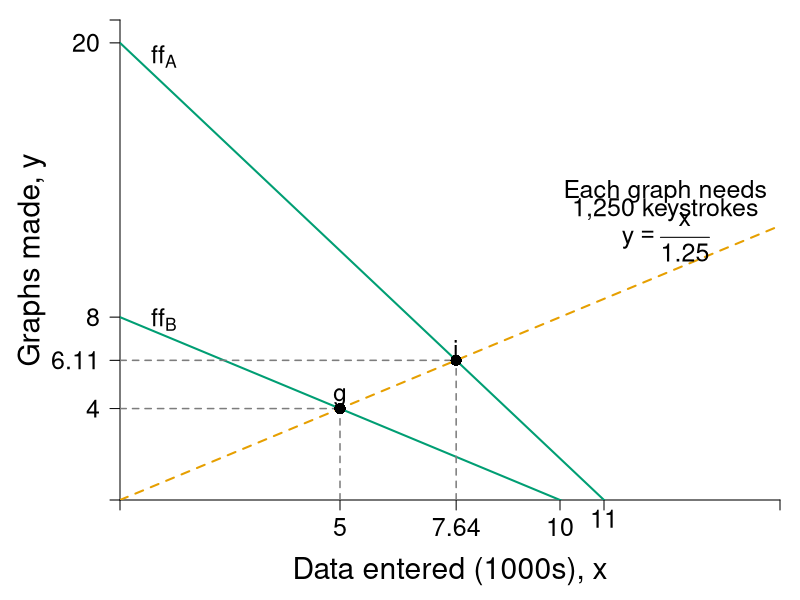

Source code (R):
#Graph Designer: Simon Halliday + Scott Cohn
#Authors: Bowles and Halliday
#Title: Coordination, Conflict and Competition: A Text in Microeconomics

require(shape)
pdf(file = "specprodexch/data_entered_initial.pdf", width = 8, height = 8)

#Set parameters for graphics
pointsize <- 1.8
axislabelsize <- 1.8
labelsize <- 1.5
namesize <- 1.8
annotatesize <- 1.5
graphlinewidth <- 2
segmentlinewidth <- 1.5

COL <- c("#7fc97f", "#beaed4", "#fdc086", "#ffff99", "#386cb0", "#f0027f", "#bf5b17", "#666666")
COLA <- c("#e0f3db", "#99d8c9","#66c2a4","#41ae76", "#238b45", "#005824")
COLB <- c("#4eb3d3", "#2b8cbe", "#0868ac","#084081")
grays <- gray.colors(25, start = 1, end = 0)
CBCols <- c("#009E73","#0072B2","#E69F00")


ffA <- function(x, yintA = 20, sA = 20/11) {
  yintA - sA*x
}

ffB <- function(x, yintB = 8, sB = 8/10) {
  yintB - sB*x
}

exchange <- function(x, slope = 1/1.25) {
  slope*x
}

priceA <- function(x, pintA = 20, psA = 1.45) {
  pintA - psA*x
}

priceB <- function(x, pintB = 14.5, psB = 1.45) {
  pintB - psB*x
}

#Edited the margins to cater for the larger LHS labels
par(mar =  c(5, 6, 1, 1))

xlims <- c(0, 15)
ylims <- c(0, 21)

npts <- 501 
x <- seq(xlims[1], xlims[2], length.out = npts)
y <- seq(ylims[1], ylims[2], length.out = npts) 
a <- c(3.25, 5.25, 7.25)

plot(0, 0, xlim = xlims, ylim = ylims, type = "n",
     xlab = expression(paste("")),
     ylab = expression(paste("")), 
     xaxt = "n", 
     yaxt = "n", 
     cex.lab = axislabelsize, 
     bty = "n", 
     xaxs="i", 
     yaxs="i"
)


ticksy <- c(ylims[1], 4, 6.11, 8, 20, ylims[2])
ylabels <- c(NA, 4, 6.11, 8,  20, NA)
ticksx <- c(xlims[1], 5, 7.64, 10, 11,  xlims[2])
xlabels <-  c(NA, 5, 7.64, 10, 11,  NA)

text(11, - 0.8, "11", cex = labelsize, xpd = TRUE)


axis(1, at = ticksx, pos = 0, labels = xlabels, cex.axis = labelsize)
axis(2, at = ticksy, pos = 0, labels = ylabels, las = 1, cex.axis = labelsize)

npts <- 500 
xx1 <- seq(xlims[1], xlims[2], length.out = npts)

#Draw the graphs
lines(xx1, ffA(xx1), col = CBCols[1], lwd = graphlinewidth)
lines(xx1, ffB(xx1), col = CBCols[1], lwd = graphlinewidth)
lines(xx1, exchange(xx1), lty = 2, col = CBCols[3], lwd = graphlinewidth)


segments(0, 4, 5, 4, lty = 2, col = grays[20],  lwd = segmentlinewidth)
segments(5, 0, 5, 4, lty = 2, col = grays[20],  lwd = segmentlinewidth)
segments(0, 6.11, 7.64, 6.11, lty = 2, col = grays[20],  lwd = segmentlinewidth)
segments(7.64, 0, 7.64, 6.11, lty = 2, col = grays[20],  lwd = segmentlinewidth)


#Label Points
xpts <- c(5, 7.638888889)
ypts <- xpts/1.25
yadj1 <- 0.5
yadj2 <- -0.5

points(xpts, ypts, pch = 16, col = "black", cex = 1.5)
ptlabels <- c("g", "i")
text(xpts, ypts + yadj1, ptlabels, cex = labelsize)

#Axis labels
mtext(expression(paste("Data entered (1000s), ", x)), side = 1, line = 3.5, cex = axislabelsize)
text(-2, 0.5*ylims[2], expression(paste("Graphs made, ", y)), xpd = TRUE, cex = axislabelsize, srt = 90) 


text(1, 19.4, expression(ff[A]), cex = labelsize)
text(1, 7.9, expression(ff[B]), cex = labelsize)

text(12.4, 13.5, expression(paste("Each graph needs")), cex = labelsize)
text(12.4, 12.7, expression(paste("1,250 keystrokes")), cex = labelsize)
text(12.4, 11.5, expression(paste(y == frac(x, 1.25) )), cex = labelsize)


dev.off()
